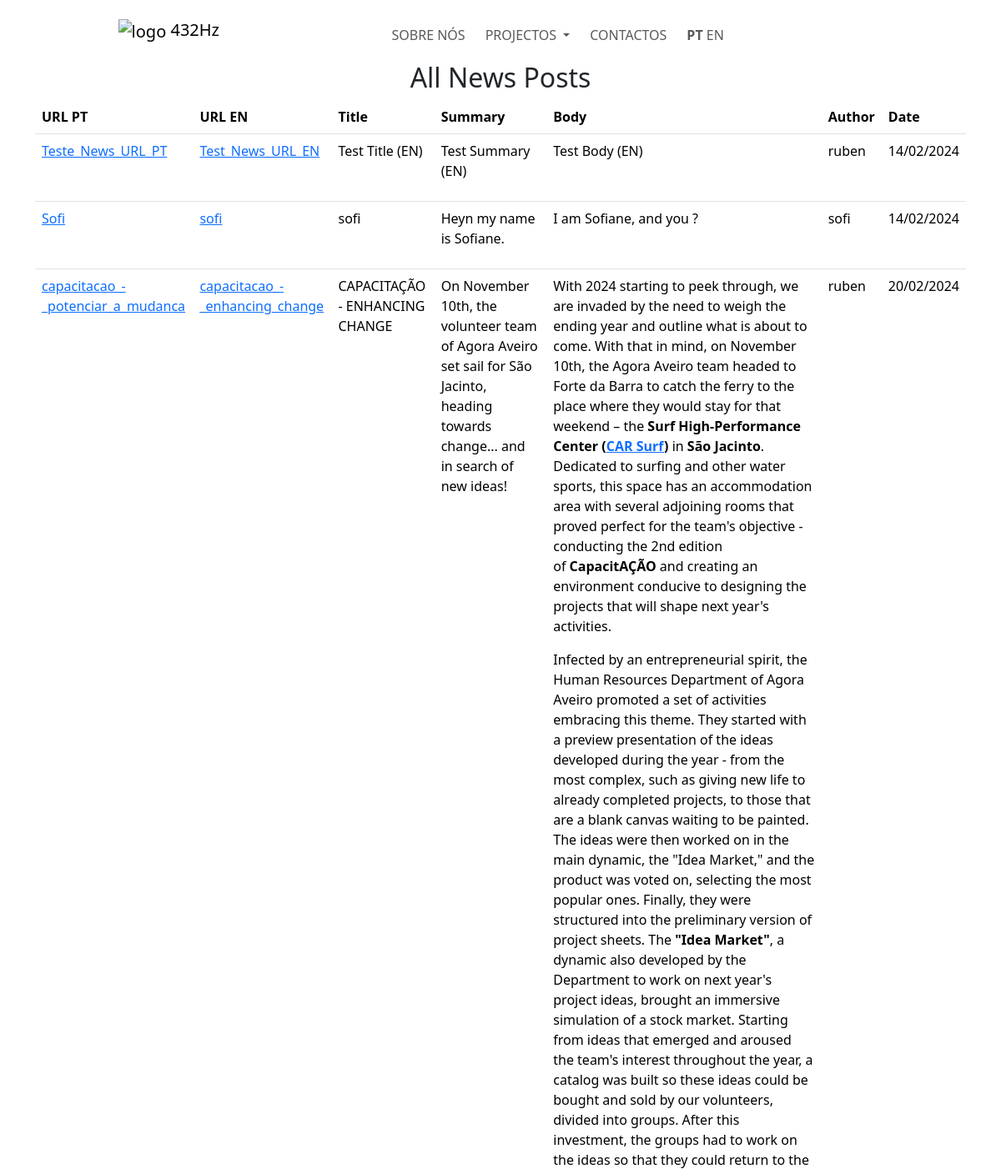
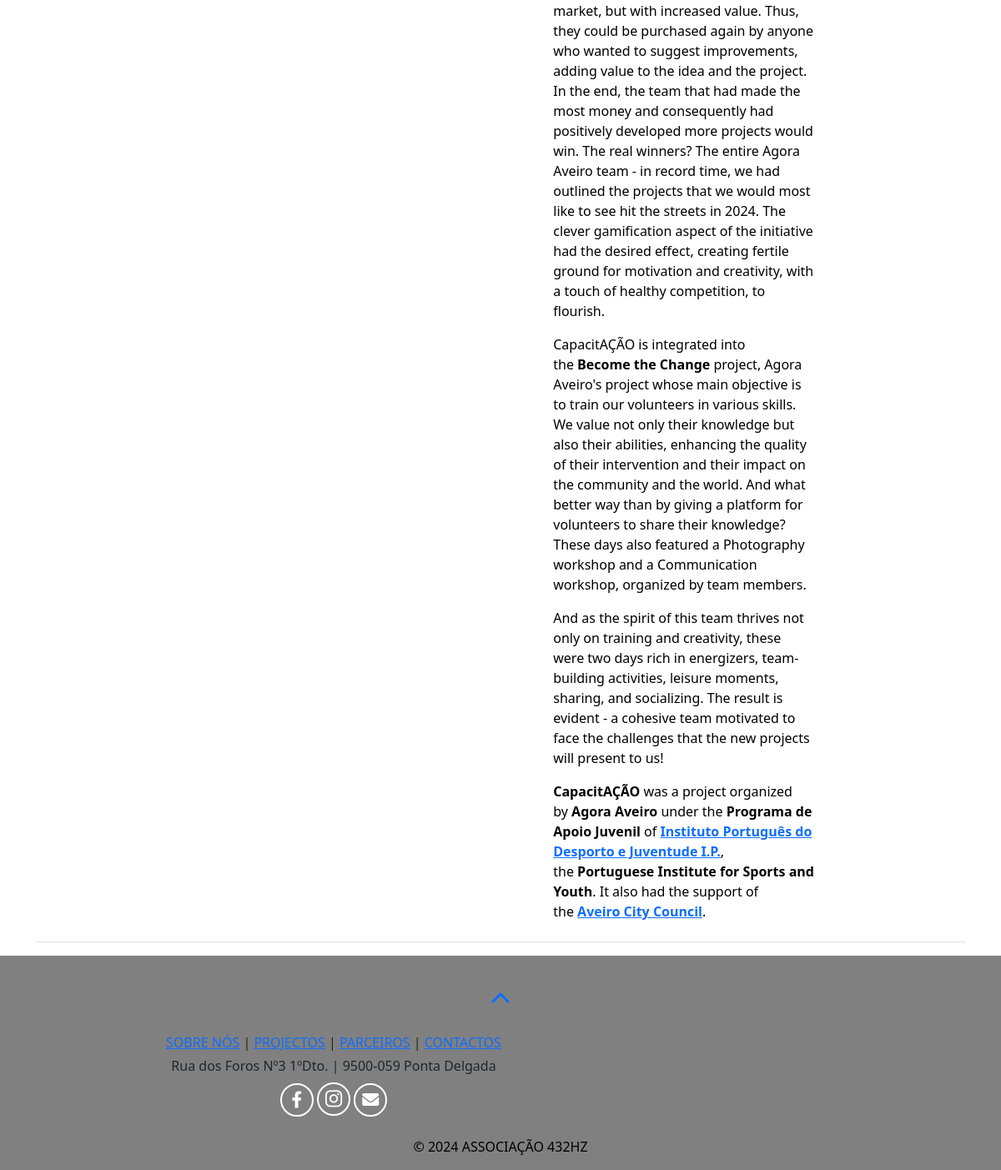
Page /news on the committed database (2 pictures, top to bottom).
### web432/models.py (models this page shows)
class News(db.Model):
    id = db.Column(db.Integer, primary_key=True)
    news_url_en = db.Column(db.String(255), unique=True, nullable=False)
    news_url_pt = db.Column(db.String(255), unique=True, nullable=False)
    status = db.Column(db.String(20), default='draft')
    title_en = db.Column(db.String(255), unique=True, nullable=False)
    title_pt = db.Column(db.String(255), unique=True, nullable=False)
    summary_en = db.Column(db.Text, nullable=False)
    summary_pt = db.Column(db.Text, nullable=False)
    body_en = db.Column(db.Text, nullable=False)
    body_pt = db.Column(db.Text, nullable=False)
    author = db.Column(db.String(80), nullable=False)
    cover = db.Column(db.String(200), nullable=True)
    photos = db.Column(db.String(2000), nullable=True)
    photographers = db.Column(db.String(255), nullable=True)
    category = db.Column(db.String(50), nullable=False)
    date = db.Column(db.DateTime, nullable=False)
    date_created = db.Column(db.DateTime, default=datetime.utcnow, nullable=False)

### web432/views.py (the view)
    @app.route("/news")
    def news():
        all_news = News.query.all()
        return render_template('news_all.html', news_posts=all_news)

### web432/__init__.py (called while the page is built)
def get_locale():
    return session.get('lang', 'pt')

### web432/templates/news_all.html (shortened to what this page needs)
{% extends "layout.html" %}
{% block pagecss %}
  <link rel="stylesheet" href="/static/stylesheets/dashboard.css">
{% endblock %}
{% block main %}
<div class="container">
	<h2 class="text-center">All News Posts</h2>
	<table class="table">
		<thead>
			<tr>
                <th>URL PT</th>
                <th>URL EN</th>
				<th>Title</th>
				<th>Summary</th>
				<th>Body</th>
				<th>Author</th>
				<th>Date</th>
			</tr>
		</thead>
		<tbody>
			{% for post in news_posts %}
				<tr>
                    <td><a href="{{ url_for('news_url', news_url=post.news_url_pt) }}">{{ post.news_url_pt }}</a></td>
                    <td><a href="{{ url_for('news_url', news_url=post.news_url_en) }}">{{ post.news_url_en }}</a></td>
					<td>{{ post.title_en }}</td>
					<td>{{ post.summary_en | safe }}</td>
					<td>{{ post.body_en | safe }}</td>
					<td>{{ post.author }}</td>
					<td>{{ post.date.strftime('%d/%m/%Y') }}</td>
				</tr>
			{% endfor %}
		</tbody>
	</table>
</div>
{% endblock %}

### web432/static/stylesheets/global.css (style rules this page uses)
* { padding: 0; margin: 0; box-sizing: border-box; }

### rows in the picture
News: news_url_pt "Teste_News_URL_PT", news_url_en "Test_News_URL_EN", title_en "Test Title (EN)", summary_en "Test Summary (EN)", body_en "Test Body (EN)", author "ruben", date "14/02/2024"
News: news_url_pt "Sofi", news_url_en "sofi", title_en "sofi", summary_en "Heyn my name is Sofiane.", body_en "I am Sofiane, and you ?", author "sofi", date "14/02/2024"
News: news_url_pt "capacitacao_-_potenciar_a_mudanca", news_url_en "capacitacao_-_enhancing_change", title_en "CAPACITAÇÃO - ENHANCING CHANGE", summary_en "On November 10th, the volunteer team of Agora Aveiro set sail for São Jacinto, heading towards change... and in search of new ideas!", body_en "With 2024 starting to peek through, we are invaded by the need to weigh the ending year and outline what is about to come. With that in mind, on November 10th, the Agora Aveiro team headed to Forte da Barra to catch the ferry to the place where they would stay for that weekend – the Surf High-Performance Center ( CAR Surf ) in São Jacinto . Dedicated to surfing and other water sports, this space has an accommodation area with several adjoining rooms that proved perfect for the team's objective - conducting the 2nd edition of CapacitAÇÃO and creating an environment conducive to designing the projects that will shape next year's activities. Infected by an entrepreneurial spirit, the Human…", author "ruben", date "20/02/2024"
